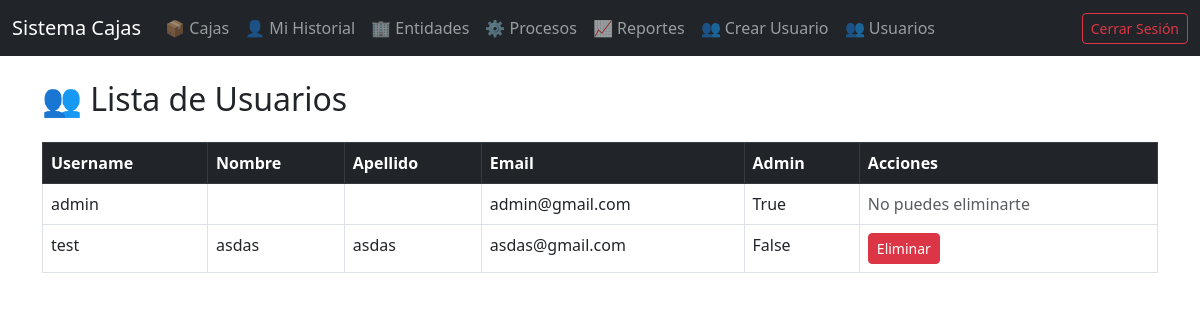
/usuarios/listar/ (signed in), run on the app's committed database.
### usuarios/models.py (models this page shows)
class Usuario(AbstractUser):
    nombre = models.CharField(max_length=100)
    apellido = models.CharField(max_length=100)

### usuarios/views.py (the view)
# urls.py: path('listar/', listar_usuarios, name='listar_usuarios'),
@login_required
@user_passes_test(lambda u: u.is_staff)
def listar_usuarios(request):
    usuarios = Usuario.objects.all()
    return render(request, 'usuarios/listar_usuarios.html', {'usuarios': usuarios})

### templates/usuarios/listar_usuarios.html (shortened to what this page needs)
{% extends 'base.html' %}
{% block content %}
<h2 class="mb-4">👥 Lista de Usuarios</h2>
<table class="table table-bordered table-hover">
  <thead class="table-dark">
    <tr>
      <th>Username</th>
      <th>Nombre</th>
      <th>Apellido</th>
      <th>Email</th>
      <th>Admin</th>
      <th>Acciones</th>
    </tr>
  </thead>
  <tbody>
    {% for usuario in usuarios %}
      <tr>
        <td>{{ usuario.username }}</td>
        <td>{{ usuario.nombre }}</td>
        <td>{{ usuario.apellido }}</td>
        <td>{{ usuario.email }}</td>
        <td>{{ usuario.is_staff }}</td>
        <td>
          {% if usuario != request.user %}
            <a href="{% url 'eliminar_usuario' usuario.id %}" class="btn btn-sm btn-danger" onclick="return confirm('¿Estás seguro de eliminar este usuario?')">Eliminar</a>
          {% else %}
            <span class="text-muted">No puedes eliminarte</span>
          {% endif %}
        </td>
      </tr>
    {% endfor %}
  </tbody>
</table>
{% endblock %}

### data on the page
Usuario: username "admin", email "admin@gmail.com", is_staff "True", shows "No puedes eliminarte"
Usuario: username "test", nombre "asdas", apellido "asdas", email "asdas@gmail.com", is_staff "False", shows "Eliminar"
